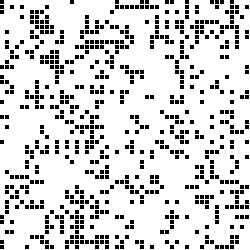
Frame 1 (no input)
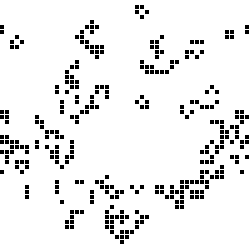
Frame 60 (the mouse pressed at the canvas centre just before this capture)
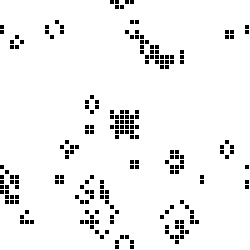
Frame 120 (the mouse held since frame 60 and released just before this capture)

The Processing sketch that drew these frames (run headless with seeded random() and noise(); from frame 60 on, the mouse is pressed at the canvas centre):

// Processing sketch: processing_178765
// ── processing_178765.pde

/**Conway's Game of Life
   c to clear,r to randomize,p to pause,s to step forward one generation
   -code by Andzu Schaefer
   **/

import java.util.Random;

int cols = 50;
int rows = 50;
float[][] current = new float[cols][rows];
float[][] previous = new float[cols][rows];
boolean pause=false,scramble=false,reset=false;
int size=50;

void setup(){
  size(250,250); //changing the size doesn't change the size of the window.
  background(255);
  frameRate(10);
  
  int i=0;
  while(i<size){
    int j = 0;
    while(j<size){
        float random=random(1);
        if(random<.5){
         current[i][j]=0;
         previous[i][j]=0;
        }
        else{
         current[i][j]=1;
         previous[i][j]=1;
        }
        
        j++;
    }
    i++;
    
  }
  
}
void draw(){
  update();
  applyNature();
  drawSquares();
}

void update(){ //this guy puts all info thats in current into previous
  int i=0;
  while(i<size){
    int j = 0;
    while(j<size){
        
        previous[i][j]=current[i][j];
        
        j++;
    }
    i++;
    
  }
}

void  drawSquares(){
  int i=0;
  while(i<size){
    int j = 0;
    while(j<size){
        
        if(current[i][j]==1){
          fill(0);  
        }
        else{
         fill(255); 
        }
        noStroke();
        rect(i*5,j*5,4,4);
        
        j++;
    }
    i++;
    
  }
}
void  applyNature(){ //causes cells to die/live/be born depending on their surroundings
  int i=0;
  while(i<size){
    int j = 0;
    while(j<size){
        
         int x1=i-1;
            int x2=i;
            int x3=i+1;
            int y1=j-1;
            int y2=j;
            int y3=j+1;
            /**'''torroidal boundary conditions'''**/
            if( x1==-1){
                x1=49;
            }
            if (x3>49){
                x3=0;
            }
            if (y1==-1){
                y1=49;
            }
            if (y3>49){
                y3=0;
            }
            /**'''count the live neighbors'''**/
            int liveNeighbors=0;
            if (previous[x1][y1]==1){
                 liveNeighbors+=1;
            }
            if (previous[x1][y2]==1){
                 liveNeighbors+=1;
            }
            if (previous[x1][y3]==1){
                 liveNeighbors+=1;
            }
            if (previous[x2][y1]==1){
                 liveNeighbors+=1;
            }
            if (previous[x2][y3]==1){
                 liveNeighbors+=1;
            }
            if (previous[x3][y1]==1){
                 liveNeighbors+=1;
            }
            if (previous[x3][y2]==1){
                 liveNeighbors+=1;
            }
            if (previous[x3][y3]==1){
                 liveNeighbors+=1;
            }
            /**
            Any live cell with fewer than two live neighbours dies, as if caused by under-population.
            Any live cell with two or three live neighbours lives on to the next generation.
            Any live cell with more than three live neighbours dies, as if by overcrowding.
            Any dead cell with exactly three live neighbours becomes a live cell, as if by reproduction.
            '''
            '''death**/
            if ((liveNeighbors<2) ||( liveNeighbors>3)){
                current[i][j]=0;
            }
            if (liveNeighbors==3){
                current[i][j]=1;
            }
            if (liveNeighbors==2){
                current[i][j]=previous[i][j];
            }
            //create life when mousecliked
            int xpos=5*i;
            int ypos=5*j;
            if ((mouseX-10<=xpos)&&(mouseX+10>xpos)&&(mouseY-10<=ypos)&&(mouseY+10>ypos)&& mousePressed){
                current[i][j]=1;
            }
        j++;
    }
    i++;
    
  }
}

void keyPressed(){
    
    if(key=='r'){
        /**randomize**/
        scramble();
    }
    if(key=='p'){
        /**pause'''
        '''use a global bool that toggles, as well as loop() and noloop()**/
        pause=!pause;
        if (pause){
            noLoop();
        }
        else{
            loop();
        }
    }
    if(key=='c'){
        /**clear'''
        '''set all cells to 0**/
        reset();
    }
    if(key=='s'){
        redraw();
    }

}
void scramble(){
  int i=0;
  while(i<size){
    int j = 0;
    while(j<size){
        float random=random(1);
        if(random<.5){
         current[i][j]=0;
         previous[i][j]=0;
        }
        else{
         current[i][j]=1;
         previous[i][j]=1;
        }
        
        j++;
    }
    i++;
    
  }
}
void reset(){
  int i=0;
  while(i<size){
    int j = 0;
    while(j<size){
        
         current[i][j]=0;
         previous[i][j]=0;
        
        
        j++;
    }
    i++;
    
  }
}
